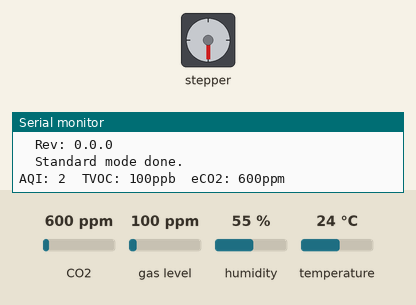
A program run on a simulated ESP32. Shown: stepper motor, the last lines printed to the serial monitor. Inputs (shaded band) come from the test bench; at power-on: temperature 24 °C, CO2 600 ppm, gas level 100 ppm, humidity 55 %. Stepper angles assume 200 steps per turn.

Above: at 3.1 s.
At 41.1 s:
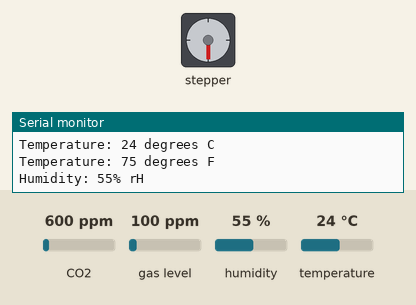
41.2 s: temperature set to 41 °C
At 43.6 s:
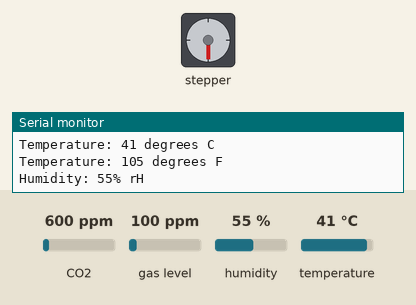
Timing chart, 0 to 93.4 s (numbered marks = the images above; inputs shaded):
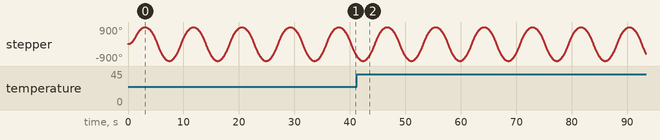

The program:

main.cpp
```cpp
// #include <Arduino.h>
// #include <AccelStepper.h>
// #include "ScioSense_ENS160.h"
// #include <DHT.h>


// // MOTOR
// const int dirPin = 2;
// const int stepPin = 4;
// #define motorInterfaceType 1
// AccelStepper myStepper(motorInterfaceType, stepPin, dirPin);

// //VOC SENSOR
// ScioSense_ENS160      ens160(ENS160_I2CADDR_1);

// // TEMP AND HUMIDITY SENSOR
// #define DHTPIN 5
// #define DHTTYPE DHT11
// DHT dht(DHTPIN, DHTTYPE);

// void setup() {
//   Serial.begin(9600);

// 	// MOTOR
//   Serial.println("Stepper init");
// 	myStepper.setMaxSpeed(2000);
// 	myStepper.setAcceleration(200);
// 	myStepper.setSpeed(200);
// 	myStepper.moveTo(500);
//   Serial.println(" done");

//   // VOC SENSOR
//   Serial.println("VOC init");
//   ens160.begin();
//   Serial.println(ens160.available() ? "done." : "failed!");
//   if (ens160.available()) {
//     // Print ENS160 versions
//     Serial.print("\tRev: "); Serial.print(ens160.getMajorRev());
//     Serial.print("."); Serial.print(ens160.getMinorRev());
//     Serial.print("."); Serial.println(ens160.getBuild());

//     Serial.print("\tStandard mode ");
//     Serial.println(ens160.setMode(ENS160_OPMODE_STD) ? "done." : "failed!");
//   }


//   // TEMP AND HUMIDITY SENSOR
//   dht.begin();
// }

// void loop() {
// 	// Change direction once the motor reaches target position
// 	// if (myStepper.distanceToGo() == 0)
// 	// 	myStepper.moveTo(-myStepper.currentPosition());

// 	// while (myStepper.distanceToGo() != 0) {
//   //   myStepper.run();
//   // }

//   if (ens160.available()) {
//     ens160.measure(true);
//     ens160.measureRaw(true);

//     Serial.print("AQI: ");Serial.print(ens160.getAQI());Serial.print("\t");
//     Serial.print("TVOC: ");Serial.print(ens160.getTVOC());Serial.print("ppb\t");
//     Serial.print("eCO2: ");Serial.print(ens160.geteCO2());Serial.print("ppm\t");
//     Serial.println();
//   }

//   Serial.print("Temperature: ");
//   Serial.print(dht.readTemperature(true));
//   Serial.print("°F ");
//   Serial.print("Humidity: ");
//   Serial.print(dht.readHumidity());
//   Serial.print("%");
//   Serial.println();


// }


#include <Arduino.h>
#include <AccelStepper.h>
#include "ScioSense_ENS160.h"
#include <Adafruit_AHTX0.h>
#include <DHT.h>


// MOTOR
const int dirPin = 15;
const int stepPin = 2;
#define motorInterfaceType 1
AccelStepper myStepper(motorInterfaceType, stepPin, dirPin);

//VOC SENSOR
ScioSense_ENS160      ens160(ENS160_I2CADDR_1);

// TEMP 2 SENSOR
int tempC, tempF, humidity;
Adafruit_AHTX0 aht;

// TEMP AND HUMIDITY SENSOR
// #define DHTPIN 5
// #define DHTTYPE DHT11
// DHT dht(DHTPIN, DHTTYPE);

void setup() {
  Serial.begin(9600);

	// MOTOR
  Serial.println("Stepper init");
	myStepper.setMaxSpeed(2000);
	myStepper.setAcceleration(200);
	myStepper.setSpeed(200);
	myStepper.moveTo(500);
  Serial.println(" done");

  // VOC SENSOR
  Serial.println("VOC init");
  ens160.begin();
  Serial.println(ens160.available() ? "done." : "failed!");
  if (ens160.available()) {
    // Print ENS160 versions
    Serial.print("\tRev: "); Serial.print(ens160.getMajorRev());
    Serial.print("."); Serial.print(ens160.getMinorRev());
    Serial.print("."); Serial.println(ens160.getBuild());

    Serial.print("\tStandard mode ");
    Serial.println(ens160.setMode(ENS160_OPMODE_STD) ? "done." : "failed!");
  }


if (! aht.begin()) {

Serial.println("Could not find AHT? Check wiring");

while (1) delay(10);

}

  // TEMP AND HUMIDITY SENSOR
  // dht.begin();
}

void loop() {
	// Change direction once the motor reaches target position
	if (myStepper.distanceToGo() == 0)
		myStepper.moveTo(-myStepper.currentPosition());

	while (myStepper.distanceToGo() != 0) {
    myStepper.run();
  }

  if (ens160.available()) {
    ens160.measure(true);
    ens160.measureRaw(true);

    Serial.print("AQI: ");Serial.print(ens160.getAQI());Serial.print("\t");
    Serial.print("TVOC: ");Serial.print(ens160.getTVOC());Serial.print("ppb\t");
    Serial.print("eCO2: ");Serial.print(ens160.geteCO2());Serial.print("ppm\t");
    Serial.println();
  }

  // Serial.print("Temperature: ");
  // Serial.print(dht.readTemperature(true));
  // Serial.print("°F ");
  // Serial.print("Humidity: ");
  // Serial.print(dht.readHumidity());
  // Serial.print("%");
  // Serial.println();


  sensors_event_t humidity1, temp; //Tim had to change to humidity1

aht.getEvent(&humidity1, &temp);// populate temp and humidity objects with fresh data

tempC = (temp.temperature);

tempF = (temp.temperature)*1.8+32;

humidity = (humidity1.relative_humidity);

Serial.print("Temperature: ");

Serial.print(tempC);

Serial.println(" degrees C");

Serial.print("Temperature: ");

Serial.print(tempF);

Serial.println(" degrees F");

Serial.print("Humidity: ");

Serial.print(humidity);

Serial.println("% rH");


}
```
